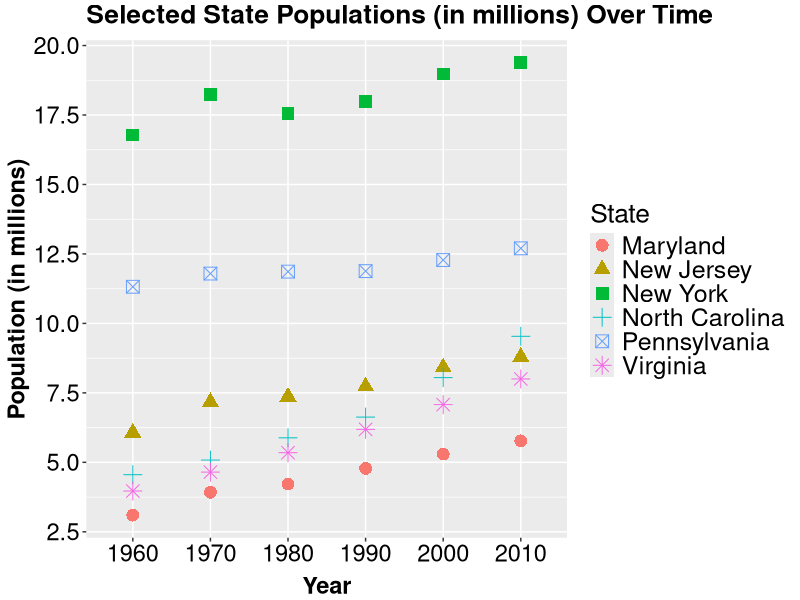

Source code (R):
# This script creates a scatter plot using (a subset of) 'census_data.csv'.

# A description of 'census_data.csv' can be found in 'census_data_scrape_and_process.R'.
# To avoid an overwhelming plot, I will be using a subset of 'census_data.csv' consisting of
# all observations for 6 states (North Carolina, Maryland, New Jersey, Pennsylvania, Virginia, 
# and New York).

# Load packages.
library(data.table)
library(reshape2)
library(ggplot2)

# Load data.
# Note that the data is located in the 'visualizations' folder, NOT the 'ggplot' folder.
census_data = data.table(read.csv('census_data.csv', 
                                  header = T, 
                                  stringsAsFactors = F, 
                                  check.names = F))

#####
# SUBSET/PROCESS DATA.

  # Remove unneeded column.
  census_data$`Area (sq. miles)` = NULL

  # Specify states of interest.
  states = c('North Carolina', 'Maryland', 'New Jersey', 'Pennsylvania', 
             'Virginia', 'New York')
  
  # Create data subset (specified above).
  census_subset = census_data[Name %in% states]
  
  # Divided population values by 1000000 for easier graph viewing.
  census_subset$`1960` = census_subset$`1960` / 1000000
  census_subset$`1970` = census_subset$`1970` / 1000000
  census_subset$`1980` = census_subset$`1980` / 1000000
  census_subset$`1990` = census_subset$`1990` / 1000000
  census_subset$`2000` = census_subset$`2000` / 1000000
  census_subset$`2010` = census_subset$`2010` / 1000000
  
  # Melt 'census_subset' to allow creation of scatter plot.
  census_subset = melt(census_subset, 
                       id = 'Name')
  
  # Change column names of 'census_subset'.
  setnames(census_subset, 
           names(census_subset), 
           c('State', 'Year', 'Population'))

#####  
# Plot data.
ggplot(data = census_subset, 
       aes(x = Year, 
           y = Population, 
           color = State, 
           shape = State)) +
  geom_point(size = 4) +
  scale_y_continuous(breaks = seq(2.5, 20, by = 2.5)) +
  theme(axis.text.x = element_text(color = 'black', 
                                   size = 17), 
        axis.text.y = element_text(color = 'black', 
                                   size = 17), 
        axis.title.x = element_text(face = 'bold', 
                                    size = 17, 
                                    vjust = -0.25), 
        axis.title.y = element_text(face = 'bold', 
                                    size = 17, 
                                    vjust = 1), 
        plot.title = element_text(face = 'bold',
                                  size = 19, 
                                  vjust = 1.5), 
        legend.title = element_text(size = 19), 
        legend.text = element_text(size = 18)) +
  ggtitle('Selected State Populations (in millions) Over Time') +
  xlab('Year') +
  ylab('Population (in millions)')